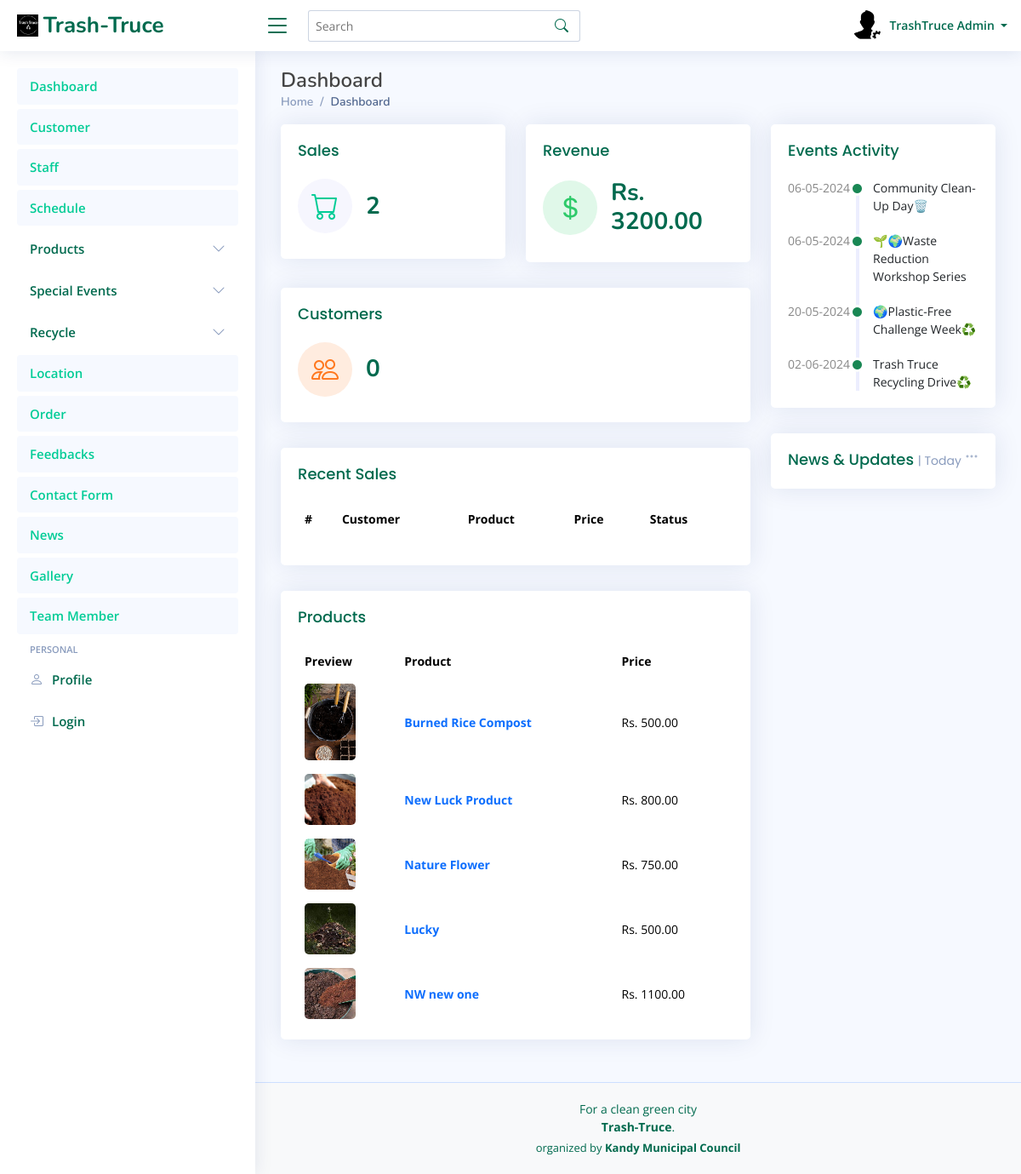
The app's page /admin_TrashTruce/Dashboard.php (signed in) with its own data.
### tables this page shows
CREATE TABLE `product` (
  `ID` int(11) NOT NULL,
  `Name` text NOT NULL,
  `Price` decimal(10,2) NOT NULL,
  `Description` text NOT NULL,
  `Image` text NOT NULL,
  `cat_id` int(11) NOT NULL,
  `active` varchar(10) NOT NULL
);

CREATE TABLE `events` (
  `ID` int(11) NOT NULL,
  `Name` text NOT NULL,
  `Image` text NOT NULL,
  `Description` text NOT NULL,
  `Location` text NOT NULL,
  `Date` text NOT NULL,
  `Time` text NOT NULL
);

### FO/admin.php (called while the page is built, shortened)
<?php
class admin
{
    public static function GetAdmin($ID)
    {
        try {
            $query = "SELECT `ID`, `Full_Name`, `Image`, `About`, `Job`, `Address`, `Phone`, `Email`, `password` FROM `admin` WHERE `ID` = :ID ";
            $conn = Conn::GetConnection();
            $st = $conn->prepare($query);
            $st->bindValue(":ID", $ID, PDO::PARAM_INT);
            $st->execute();
            $r = $st->fetch(PDO::FETCH_ASSOC);
            if ($r) {
                $admin = new admin();
                $admin->ID = $r['ID'];
                $admin->fullname = $r['Full_Name'];
                $admin->image = $r['Image'];
                $admin->about = $r['About'];
                $admin->job = $r['Job'];
                $admin->address = $r['Address'];
                $admin->phone = $r['Phone'];
                $admin->email = $r['Email'];
                $admin->password = $r['password'];
                return $admin;
            }
            return null;
        } catch (Exception $th) {
            throw $th;
        }
    }
}
?>

### FO/orders.php (called while the page is built, shortened)
<?php
include_once('customer.php');
class orders{
public static function GetSalesCountDelivered() {
    try {
        $query = "SELECT COUNT(*) AS sales_count FROM orders WHERE status = 'Delivered'";
        $conn = Conn::GetConnection();
        $result = $conn->query($query);
        $row = $result->fetch(PDO::FETCH_ASSOC);
        return $row['sales_count'];
    } catch (Exception $ex) {
        throw $ex;
    }
}
public static function GetRevenueFromDeliveredOrders() {
    try {
        $query = "SELECT SUM(price) AS total_revenue FROM orders WHERE status = 'Delivered'";
        $conn = Conn::GetConnection();
        $result = $conn->query($query);
        $row = $result->fetch(PDO::FETCH_ASSOC);
        return $row['total_revenue'];
    } catch (Exception $ex) {
        throw $ex;
    }
}
}

### FO/customer.php (called while the page is built, shortened)
<?php
class Customer
{
public static function GetTotalCustomerCount() {
    try {
        $query = "SELECT COUNT(*) AS total_customers FROM `customer`";
        $conn = Conn::GetConnection();
        $result = $conn->query($query);
        $row = $result->fetch(PDO::FETCH_ASSOC);
        return $row['total_customers'];
    } catch (Exception $ex) {
        throw $ex;
    }
}
}
?>

### FO/products.php (called while the page is built, shortened)
<?php
class Products
{
public static function GetActiveProducts()
{
    try {
        $query = "SELECT p.ID, p.Name, p.Price, p.Description, p.Image, p.cat_id, p.active, c.Title AS CategoryName
                  FROM product p
                  LEFT JOIN category c ON p.cat_id = c.ID
                  WHERE p.active = 'yes'";
        $conn = Conn::GetConnection();
        $result = $conn->query($query);
        $products = array();
        foreach ($result->fetchAll() as $r) {
            $product = new Products();
            $product->pID = $r['ID'];
            $product->pname = $r['Name'];
            $product->pprice = $r['Price'];
            $product->pdescription = $r['Description'];
            $product->pimage = $r['Image'];
            $product->pcat_id = $r["cat_id"];
            $product->pactive = $r["active"];
            $product->cName = $r["CategoryName"];
            array_push($products, $product);
        }
        return $products;
    } catch (Exception $th) {
        throw $th;
    }
}
}
?>

### FO/events.php (called while the page is built, shortened)
<?php
class events
{
public static function GetLastAddedEventsDash()
{
    try {
        $query = "SELECT `ID`, `Name`, `Image`, `Date` FROM `events` ORDER BY `Date` ASC LIMIT 5";
        $conn = Conn::GetConnection();
        $result = $conn->query($query);
        $events = array();
        foreach ($result->fetchAll() as $r) {
            $event = new events();
            $event->ID = $r['ID'];
            $event->name = $r['Name'];
            $event->img = $r['Image'];
            $event->date = $r['Date'];
            array_push($events, $event);
        }
        return $events;
    } catch (Exception $th) {
        throw $th;
    }
}
}

### admin_TrashTruce/Dashboard.php (the view, shortened to what this page needs)
<?php
include_once('../FO/orders.php');
include_once('../FO/products.php');
include_once('../FO/events.php');
?>
<!DOCTYPE html>
<html lang="en">
<head>
</head>
<body>
    <div>
        <?php
         include "Header.php";
        ?>
    </div>
    <main id="main" class="main">
    <div class="pagetitle">
      <h1>Dashboard</h1>
      <nav>
        <ol class="breadcrumb">
          <li class="breadcrumb-item"><a href="index.html">Home</a></li>
          <li class="breadcrumb-item active">Dashboard</li>
        </ol>
      </nav>
    </div>
    <section class="section dashboard">
      <div class="row">
        <div class="col-lg-8">
          <div class="row">
            <div class="col-xxl-4 col-md-6">
              <div class="card info-card sales-card">
                <div class="card-body">
                  <h5 class="card-title">Sales </h5>
                  <div class="d-flex align-items-center">
                    <div class="card-icon rounded-circle d-flex align-items-center justify-content-center">
                      <i class="bi bi-cart"></i>
                    </div>
                    <div class="ps-3">
                    <?php
try {
    $salesCountDelivered = orders::GetSalesCountDelivered();
    echo "<h6>$salesCountDelivered</h6>";
} catch (Exception $e) {
    echo "Error: " . $e->getMessage();
}
?>
                    </div>
                  </div>
                </div>
              </div>
            </div>
            <div class="col-xxl-4 col-md-6">
              <div class="card info-card revenue-card">
                <div class="card-body">
                  <h5 class="card-title">Revenue </h5>
                  <div class="d-flex align-items-center">
                    <div class="card-icon rounded-circle d-flex align-items-center justify-content-center">
                      <i class="bi bi-currency-dollar"></i>
                    </div>
                    <div class="ps-3">
                    <?php
                  try {
                      $revenueFromDeliveredOrders = orders::GetRevenueFromDeliveredOrders();
                      echo "<h6>Rs. $revenueFromDeliveredOrders</h6>";
                  } catch (Exception $e) {
                      echo "Error: " . $e->getMessage();
                  }
                  ?>
                    </div>
                  </div>
                </div>
              </div>
            </div>
            <div class="col-xxl-4 col-xl-12">
              <div class="card info-card customers-card">
                <div class="card-body">
                  <h5 class="card-title">Customers</h5>
                  <div class="d-flex align-items-center">
                    <div class="card-icon rounded-circle d-flex align-items-center justify-content-center">
                      <i class="bi bi-people"></i>
                    </div>
                    <div class="ps-3">
                    <?php
                  try {
                      $totalCustomerCount = Customer::GetTotalCustomerCount();
                      echo "<h6>$totalCustomerCount</h6>";
                  } catch (Exception $e) {
                      echo "Error: " . $e->getMessage();
                  }
                  ?>
                    </div>
                  </div>
                </div>
              </div>
            </div>
            <div class="col-12">
              <div class="card recent-sales overflow-auto">
                <div class="card-body">
                  <h5 class="card-title">Recent Sales </h5>
                  <table class="table table-borderless datatable">
                    <thead>
                      <tr>
                        <th scope="col">#</th>
                        <th scope="col">Customer</th>
                        <th scope="col">Product</th>
                        <th scope="col">Price</th>
                        <th scope="col">Status</th>
                      </tr>
                    </thead>
                  </table>
                </div>
              </div>
            </div>
            <div class="col-12">
              <div class="card top-selling overflow-auto">
                <div class="card-body pb-0">
                  <h5 class="card-title">Products </h5>
                  <table class="table table-borderless">
                    <thead>
                      <tr>
                        <th scope="col">Preview</th>
                        <th scope="col">Product</th>
                        <th scope="col">Price</th>
                      </tr>
                    </thead>
                    <tbody>
                     <?php
try {
    $products = Products::GetActiveProducts();
    usort($products, function($a, $b) {
        return $b->quantitySold - $a->quantitySold;
    });
    $counter = 0;
    foreach ($products as $product) {
        if ($counter < 5) {
            echo '<tr>';
            echo '<th scope="row"><a href="#"><img src="' . $product->pimage . '" alt=""></a></th>';
            echo '<td><a href="#" class="text-primary fw-bold">' . $product->pname . '</a></td>';
            echo '<td>Rs. ' . $product->pprice . '</td>';
            echo '</tr>';
            $counter++;
        } else {
            break;
        }
    }
} catch (Exception $e) {
    echo "Error: " . $e->getMessage();
}?>
                    </tbody>
                  </table>
                </div>
              </div>
            </div>
          </div>
        </div>
        <div class="col-lg-4">
          <div class="card">
            <div class="card-body">
              <h5 class="card-title">Events Activity </h5>
              <div class="activity">
              <?php
                $events = events::GetLastAddedEventsDash();
                if (!empty($events)) {
                    foreach ($events as $event) {
                        ?>
                        <div class="activity-item d-flex">
                            <div class="activite-label"><?php echo date('d-m-Y', strtotime($event->date)); ?></div>
                            <i class='bi bi-circle-fill activity-badge text-success align-self-start'></i>
                            <div class="activity-content">
                                <?php echo $event->name; ?>
                            </div>
                        </div>
                        <?php
                    }
                } else {
                    echo "<p>No events found.</p>";
                }
                ?>
              </div>
            </div>
          </div>
<div class="card">
  <div class="filter">
    <a class="icon" href="#" data-bs-toggle="dropdown"><i class="bi bi-three-dots"></i></a>
  </div>
  <div class="card-body pb-0">
    <h5 class="card-title">News &amp; Updates <span id="filterTitle">| Today</span></h5>
  </div>
</div>
        </div>
      </div>
    </section>
  </main>
<div>
</div>
</body>
</html>

### admin_TrashTruce/Header.php (shortened to what this page needs)
<?php
include_once('../FO/admin.php');
?>
<!DOCTYPE html>
<html lang="en">
<head>
  <link href="assets/vendor/bootstrap/css/bootstrap.min.css" rel="stylesheet">
  <link href="assets/vendor/bootstrap-icons/bootstrap-icons.css" rel="stylesheet">
  <link href="assets/vendor/boxicons/css/boxicons.min.css" rel="stylesheet">
  <link href="assets/vendor/quill/quill.snow.css" rel="stylesheet">
  <link href="assets/vendor/quill/quill.bubble.css" rel="stylesheet">
  <link href="assets/vendor/remixicon/remixicon.css" rel="stylesheet">
  <link href="assets/vendor/simple-datatables/style.css" rel="stylesheet">
  <link href="assets/css/style.css" rel="stylesheet">
</head>
<body>
  <header id="header" class="header fixed-top d-flex align-items-center">
    <div class="d-flex align-items-center justify-content-between">
      <a href="index.html" class="logo d-flex align-items-center">
        <img src="assets/img/Untitled 1 (1).png" alt="">
        <span class="d-none d-lg-block">Trash-Truce</span>
      </a>
      <i class="bi bi-list toggle-sidebar-btn"></i>
    </div>
    <div class="search-bar">
      <form class="search-form d-flex align-items-center" method="GET" action="">
        <input type="text" name="search" placeholder="Search" value="<?php echo isset($_GET['search']) ? htmlspecialchars($_GET['search']) : ''; ?>" title="Enter search keyword">
        <button type="submit" title="Search"><i class="bi bi-search"></i></button>
      </form>
  </div>
    <nav class="header-nav ms-auto">
      <ul class="d-flex align-items-center">
        <li class="nav-item dropdown pe-3">
    <a class="nav-link nav-profile d-flex align-items-center pe-0" href="#" data-bs-toggle="dropdown">
        <?php
        $adminID = 1;
        $admin = admin::GetAdmin($adminID);
        if ($admin && !empty($admin->image)) {
            echo '<img src="' . $admin->image . '" alt="Profile" class="rounded-circle">';
        } else {
            echo '<img src="assets/img/default-profile-img.jpg" alt="Profile" class="rounded-circle">';
        }
        ?>
        <span class="d-none d-md-block dropdown-toggle ps-2">
            <?php
            if ($admin) {
                echo $admin->fullname;
            } else {
                echo "Admin Name";
            }
            ?>
        </span>
    </a>
        </li>
      </ul>
    </nav>
  </header>
  <aside id="sidebar" class="sidebar">
    <ul class="sidebar-nav" id="sidebar-nav">
      <li class="nav-item">
        <a class="nav-link " href="Dashboard.php">
          <span>Dashboard</span>
        </a>
      </li>
      <li class="nav-item">
        <a class="nav-link " href="Customer.php">
          <span>Customer</span>
        </a>
      </li>
      <li class="nav-item">
        <a class="nav-link " href="Staff.php">
          <span>Staff</span>
        </a>
      </li>
      <li class="nav-item">
        <a class="nav-link " href="Schedule.php">
          <span>Schedule</span>
        </a>
      </li>
      <li class="nav-item">
        <a class="nav-link collapsed" data-bs-target="#components-nav" data-bs-toggle="collapse" href="Products.php">
         <span>Products</span><i class="bi bi-chevron-down ms-auto"></i>
        </a>
      </li>
      <li class="nav-item">
        <a class="nav-link collapsed" data-bs-target="#components-nav" data-bs-toggle="collapse" href="#">
         <span>Special Events</span><i class="bi bi-chevron-down ms-auto"></i>
        </a>
      </li>
      <li class="nav-item">
        <a class="nav-link collapsed" data-bs-target="#components-nav" data-bs-toggle="collapse" href="#">
         <span>Recycle</span><i class="bi bi-chevron-down ms-auto"></i>
        </a>
      </li>
      <li class="nav-item">
        <a class="nav-link " href="Location.php">
          <span>Location</span>
        </a>
      </li>
      <li class="nav-item">
        <a class="nav-link " href="Order.php">
          <span>Order</span>
        </a>
      </li>
      <li class="nav-item">
        <a class="nav-link " href="Feedback.php">
          <span>Feedbacks</span>
        </a>
      </li>
      <li class="nav-item">
        <a class="nav-link " href="ContactUs.php">
          <span>Contact Form</span>
        </a>
      </li>
      <li class="nav-item">
        <a class="nav-link " href="News.php">
          <span>News</span>
        </a>
      </li>
      <li class="nav-item">
        <a class="nav-link " href="Gallery.php">
          <span>Gallery</span>
        </a>
      </li>
      <li class="nav-item">
        <a class="nav-link " href="Team.php">
          <span>Team Member</span>
        </a>
      </li>
      <li class="nav-heading">Personal</li>
      <li class="nav-item">
        <a class="nav-link collapsed" href="Profile.php">
          <i class="bi bi-person"></i>
          <span>Profile</span>
        </a>
      </li>
      <li class="nav-item">
        <a class="nav-link collapsed" href="Login.php">
          <i class="bi bi-box-arrow-in-right"></i>
          <span>Login</span>
        </a>
      </li>
    </ul>
  </aside>
</body>
</html>

### records on screen
product: Image (picture), Name "Burned Rice Compost", Price "500.00"
product: Image (picture), Name "New Luck Product", Price "800.00"
product: Image (picture), Name "Nature Flower", Price "750.00"
product: Image (picture), Name "Lucky", Price "500.00"
product: Image (picture), Name "NW new one", Price "1100.00"
events: Date "06-05-2024", Name "Community Clean-Up Day🗑️"
events: Date "06-05-2024", Name "🌱🌍Waste Reduction Workshop Series"
events: Date "20-05-2024", Name "🌍Plastic-Free Challenge Week♻️"
events: Date "02-06-2024", Name "Trash Truce Recycling Drive♻️"

### other values on screen
$admin->fullname "TrashTruce Admin"
$salesCountDelivered "2"
$revenueFromDeliveredOrders "3200.00"
$totalCustomerCount "0"
